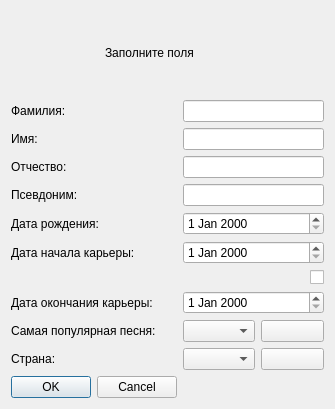
<?xml version="1.0" encoding="UTF-8"?>
<ui version="4.0">
 <class>AddArtistDialog</class>
 <widget class="QDialog" name="AddArtistDialog">
  <property name="geometry">
   <rect>
    <x>0</x>
    <y>0</y>
    <width>335</width>
    <height>409</height>
   </rect>
  </property>
  <property name="windowTitle">
   <string>Исполнитель</string>
  </property>
  <layout class="QGridLayout" name="gridLayout">
   <item row="10" column="2">
    <widget class="QComboBox" name="countryComboBox"/>
   </item>
   <item row="8" column="0" colspan="2">
    <widget class="QLabel" name="label_8">
     <property name="text">
      <string>Дата окончания карьеры:</string>
     </property>
    </widget>
   </item>
   <item row="9" column="2">
    <widget class="QComboBox" name="popularSongComboBox"/>
   </item>
   <item row="3" column="0">
    <widget class="QLabel" name="label_4">
     <property name="text">
      <string>Отчество:</string>
     </property>
    </widget>
   </item>
   <item row="6" column="0" colspan="2">
    <widget class="QLabel" name="label_6">
     <property name="text">
      <string>Дата начала карьеры:</string>
     </property>
    </widget>
   </item>
   <item row="0" column="1" colspan="2">
    <widget class="QLabel" name="label">
     <property name="text">
      <string>Заполните поля</string>
     </property>
    </widget>
   </item>
   <item row="4" column="2" colspan="2">
    <widget class="QLineEdit" name="nicknameLineEdit"/>
   </item>
   <item row="2" column="2" colspan="2">
    <widget class="QLineEdit" name="firstNameLineEdit"/>
   </item>
   <item row="5" column="0">
    <widget class="QLabel" name="label_7">
     <property name="text">
      <string>Дата рождения:</string>
     </property>
    </widget>
   </item>
   <item row="1" column="0">
    <widget class="QLabel" name="label_2">
     <property name="text">
      <string>Фамилия:</string>
     </property>
    </widget>
   </item>
   <item row="10" column="0">
    <widget class="QLabel" name="label_10">
     <property name="text">
      <string>Страна:</string>
     </property>
    </widget>
   </item>
   <item row="4" column="0">
    <widget class="QLabel" name="label_5">
     <property name="text">
      <string>Псевдоним:</string>
     </property>
    </widget>
   </item>
   <item row="10" column="3">
    <widget class="QPushButton" name="addCountryPushButton">
     <property name="text">
      <string/>
     </property>
     <property name="icon">
      <iconset theme="list-add"/>
     </property>
    </widget>
   </item>
   <item row="5" column="2" colspan="2">
    <widget class="QDateEdit" name="dateOfBirthDateEdit"/>
   </item>
   <item row="8" column="2" colspan="2">
    <widget class="QDateEdit" name="careerEndDateEdit"/>
   </item>
   <item row="9" column="3">
    <widget class="QPushButton" name="addPopularSongPushButton">
     <property name="text">
      <string/>
     </property>
     <property name="icon">
      <iconset theme="list-add"/>
     </property>
    </widget>
   </item>
   <item row="3" column="2" colspan="2">
    <widget class="QLineEdit" name="patronymicLineEdit"/>
   </item>
   <item row="6" column="2" colspan="2">
    <widget class="QDateEdit" name="careerStartDateEdit"/>
   </item>
   <item row="1" column="2" colspan="2">
    <widget class="QLineEdit" name="secondNameLineEdit"/>
   </item>
   <item row="2" column="0">
    <widget class="QLabel" name="label_3">
     <property name="text">
      <string>Имя:</string>
     </property>
    </widget>
   </item>
   <item row="9" column="0" colspan="2">
    <widget class="QLabel" name="label_9">
     <property name="text">
      <string>Самая популярная песня:</string>
     </property>
    </widget>
   </item>
   <item row="11" column="0" colspan="2">
    <widget class="QDialogButtonBox" name="buttonBox">
     <property name="orientation">
      <enum>Qt::Orientation::Horizontal</enum>
     </property>
     <property name="standardButtons">
      <set>QDialogButtonBox::StandardButton::Cancel|QDialogButtonBox::StandardButton::Ok</set>
     </property>
    </widget>
   </item>
   <item row="7" column="2" colspan="2" alignment="Qt::AlignmentFlag::AlignRight">
    <widget class="QCheckBox" name="careerActiveCheckBox">
     <property name="text">
      <string/>
     </property>
    </widget>
   </item>
  </layout>
 </widget>
 <resources/>
 <connections>
  <connection>
   <sender>buttonBox</sender>
   <signal>accepted()</signal>
   <receiver>AddArtistDialog</receiver>
   <slot>accept()</slot>
   <hints>
    <hint type="sourcelabel">
     <x>248</x>
     <y>254</y>
    </hint>
    <hint type="destinationlabel">
     <x>157</x>
     <y>274</y>
    </hint>
   </hints>
  </connection>
  <connection>
   <sender>buttonBox</sender>
   <signal>rejected()</signal>
   <receiver>AddArtistDialog</receiver>
   <slot>reject()</slot>
   <hints>
    <hint type="sourcelabel">
     <x>316</x>
     <y>260</y>
    </hint>
    <hint type="destinationlabel">
     <x>286</x>
     <y>274</y>
    </hint>
   </hints>
  </connection>
 </connections>
</ui>
